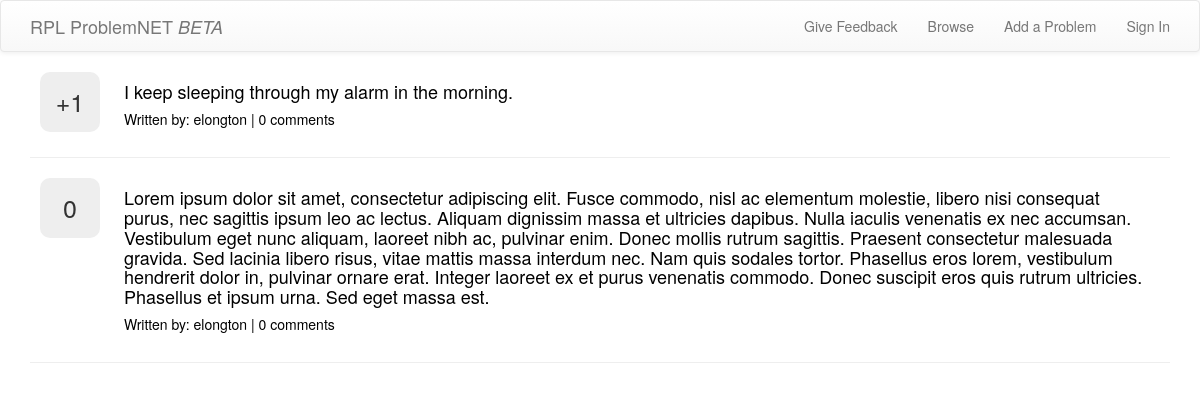
/browse/, run on an earlier commit of the app's database.
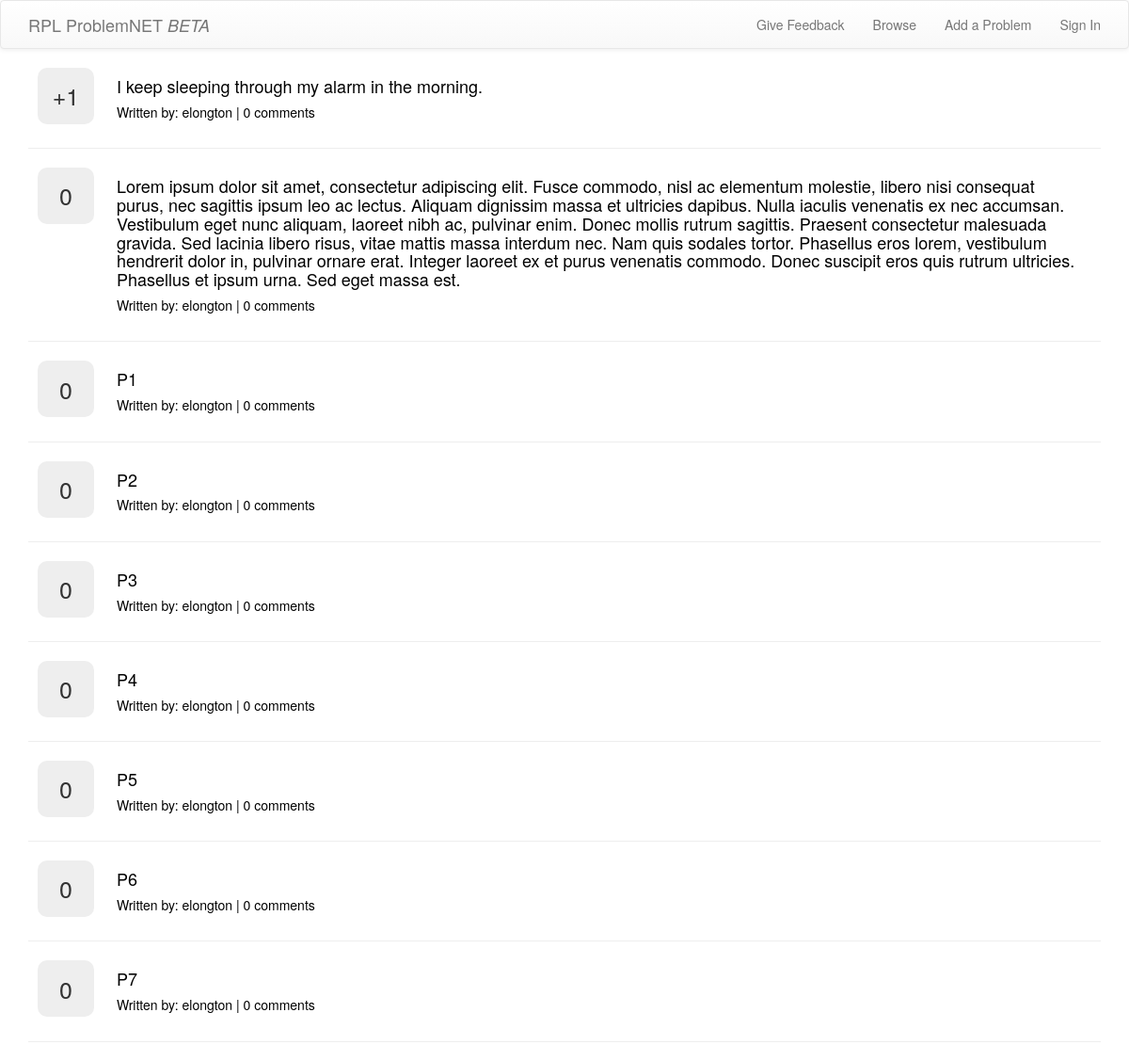
And on a later commit of the database.
### problems/models.py (models this page shows, shortened)
class Problem(models.Model):
    author = models.ForeignKey(User)
    anonymous_author = models.BooleanField(default=False)
    problem = models.ForeignKey('self',related_name='problems', null=True)
    text = models.TextField()
    create_date = models.DateTimeField(default=timezone.now)
    upvotes = models.ManyToManyField(User, related_name='upvotes')
    downvotes = models.ManyToManyField(User, related_name='downvotes')
    in_response_to = models.TextField()
    def overall_votes(self):
        def recursive_upvotes(problem):
            upvotelist = self.upvotes.all()
            if problem.problems:
                for p in problem.problems.all():
                    upvotelist = list(set(list(upvotelist) + list(p.upvotes.all())))
                    upvotelist = list(set(list(upvotelist) + list(recursive_upvotes(p))))
            return upvotelist
        def recursive_downvotes(problem):
            downvotelist = self.downvotes.all()
            if problem.problems:
                for p in problem.problems.all():
                    downvotelist = list(set(list(downvotelist) + list(p.downvotes.all())))
                    downvotelist = list(set(list(downvotelist) + list(recursive_downvotes(p))))
            return downvotelist
        return len(recursive_upvotes(self)) - len(recursive_downvotes(self))

### problems/views.py (the view)
# urls.py: url(r'^browse/$', views.ProblemListView.as_view(), name='list'),
class ProblemListView(ListView):
    model = models.Problem
    context_object_name = 'problems'
    template_name = 'problems/problem_list.html'

### problems/templates/problems/problem_list.html
{% extends "sitewide/base.html" %}
{% block content %}
  {% for problem in problems%}
    {% if not problem.problem %}
  <div class="problem_item">
    <div class="index_overall_votes list_overall_votes table_parent">
      <div class="table_child">{%if problem.overall_votes > 0 %}+{%endif%}{{problem.overall_votes}}</div>
    </div>
    <a class="list_problem_link" href="{% url 'problems:problem_detail' pk=problem.pk %}">
        <div class="list_problemdiv">
          <h4>{{problem.text}}</h4>
          <h5>Written by: {% if problem.anonymous_author %}anonymous{% else %}{{problem.author}}{%endif%} | {{problem.comments.count}} comments</h5>
        </div>
    </a>
  </div>
        <hr>
    {% endif %}
  {% endfor%}
{% endblock %}

What changed in the data, as far as the page shows it:
added Problem: overall_votes "0", text "P1", author "elongton", comments.count "0"
added Problem: overall_votes "0", text "P2", author "elongton", comments.count "0"
added Problem: overall_votes "0", text "P3", author "elongton", comments.count "0"
added Problem: overall_votes "0", text "P4", author "elongton", comments.count "0"
added Problem: overall_votes "0", text "P5", author "elongton", comments.count "0"
added Problem: overall_votes "0", text "P6", author "elongton", comments.count "0"
added Problem: overall_votes "0", text "P7", author "elongton", comments.count "0"
